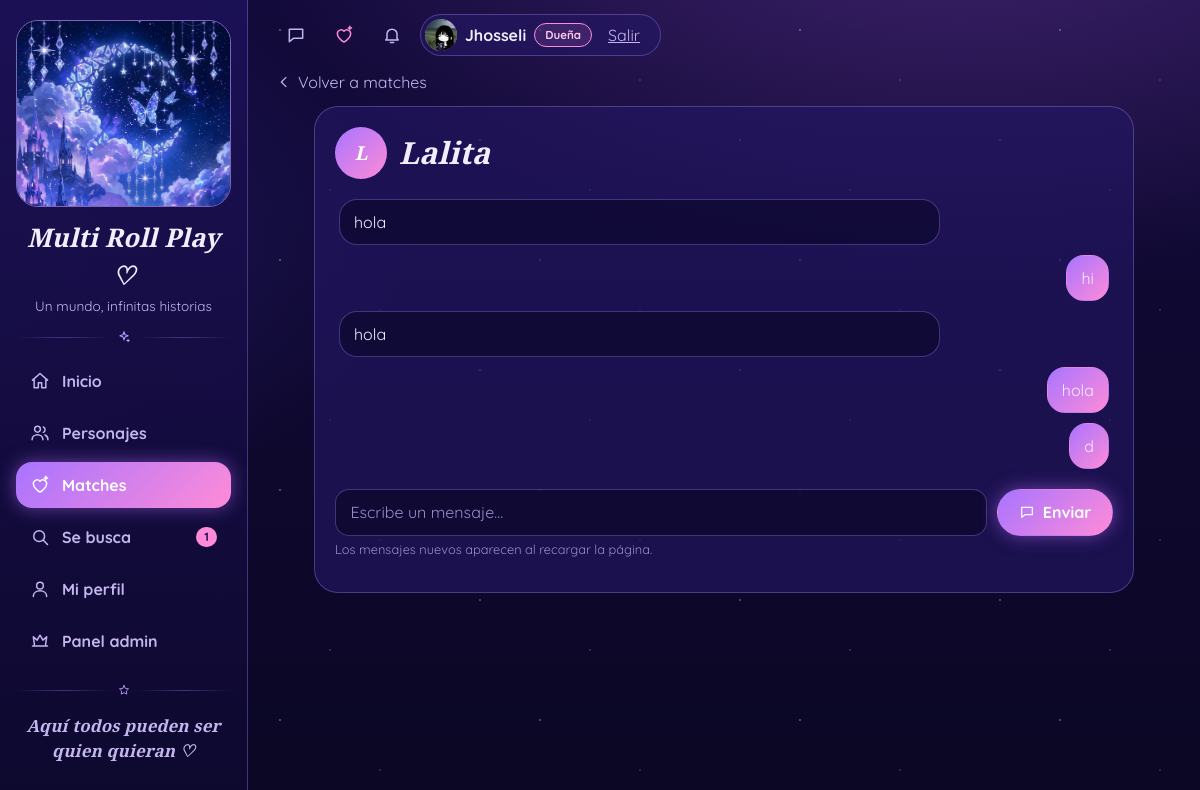
The page /chat/1 (signed in) on the database its author committed.
### app.py (models this page shows)
class Usuario(UserMixin, db.Model):
    id = db.Column(db.Integer, primary_key=True)
    username = db.Column(db.String(80), unique=True, nullable=False)
    password_hash = db.Column(db.String(200), nullable=False)
    role = db.Column(db.String(20), default='user')       # 'user', 'admin', 'owner' (dueña) o 'creator' (creadora)
    puntos = db.Column(db.Integer, default=0)
    is_approved = db.Column(db.Boolean, default=False)         # lo aprueba un admin
    foto_url = db.Column(db.String(300), nullable=True)        # foto de perfil
    bio = db.Column(db.String(300), nullable=True)             # presentación breve
    personajes = db.relationship('Personaje', backref='dueno', lazy=True, cascade='save-update, merge')
    solicitudes = db.relationship('Solicitud', backref='autor', lazy=True,
                                  cascade='all, delete-orphan')
    @property
    def es_dueno(self):          # nivel máximo: la dueña del grupo y la creadora tienen los mismos permisos
        return self.role in ('owner', 'creator')
    @property
    def es_admin(self):          # el nivel máximo también tiene poderes de admin
        return self.role in ('admin', 'owner', 'creator')
    @property
    def etiqueta_rol(self):
        return ('Creadora' if self.role == 'creator' else 'Dueña' if self.role == 'owner'
                else 'Admin' if self.es_admin else 'Rolero')

class Mensaje(db.Model):
    id = db.Column(db.Integer, primary_key=True)
    match_id = db.Column(db.Integer, db.ForeignKey('match.id'), nullable=False)
    remitente_id = db.Column(db.Integer, nullable=False)
    texto = db.Column(db.Text, nullable=False)
    creado = db.Column(db.DateTime, default=datetime.utcnow)

### app.py (the view)
@app.route('/chat/<int:match_id>', methods=['GET', 'POST'])
@login_required
def chat(match_id):
    m = match_del_usuario(match_id)
    otro = db.session.get(Usuario, m.user2_id if m.user1_id == current_user.id else m.user1_id)
    if request.method == 'POST':
        texto = (request.form.get('texto') or '').strip()
        if texto:
            db.session.add(Mensaje(match_id=m.id, remitente_id=current_user.id, texto=texto[:2000]))
            db.session.commit()
        return redirect(url_for('chat', match_id=m.id))
    ultimo = db.session.query(func.max(Mensaje.id)).filter(Mensaje.match_id == m.id).scalar() or 0
    marcar_leido(m, current_user.id, ultimo)
    db.session.commit()
    return render_template('chat.html', match=m, otro=otro)

### app.py (called while the page is built)
@login_manager.user_loader
def load_user(user_id):
    return db.session.get(Usuario, int(user_id))

def listar_pistas():
    carpeta = os.path.join(BASE_DIR, 'static', 'audio')
    try:
        nombres = sorted(f for f in os.listdir(carpeta) if f.lower().endswith(('.mp3', '.ogg', '.m4a', '.wav')))
    except OSError:
        nombres = []
    pistas = []
    for f in nombres:
        titulo = re.sub(r'^\d+[_\-\s]*', '', os.path.splitext(f)[0]).replace('_', ' ').strip()
        pistas.append({'archivo': url_for('static', filename='audio/' + f), 'titulo': titulo.capitalize() or f})
    return pistas

def avatar(usuario, clase=''):
    if usuario is not None and getattr(usuario, 'foto_url', None):
        return Markup('<img class="avatar %s" src="%s" alt="" loading="lazy">') % (clase, usuario.foto_url)
    inicial = (getattr(usuario, 'username', '?') or '?')[0].upper()
    return Markup('<span class="avatar %s">%s</span>') % (clase, inicial)

def csrf_token():
    if '_csrf' not in session:
        session['_csrf'] = secrets.token_hex(16)
    return session['_csrf']

@app.before_request
def proteger_csrf():
    if request.method == 'POST':
        enviado = request.form.get('_csrf') or request.headers.get('X-CSRF-Token', '')
        if not hmac.compare_digest(session.get('_csrf', '').encode(), enviado.encode()):
            abort(400)

def marcar_leido(m, yo, hasta):
    if m.user1_id == yo:
        m.leido1 = max(m.leido1 or 0, hasta)
    else:
        m.leido2 = max(m.leido2 or 0, hasta)

def match_del_usuario(match_id):
    m = db.get_or_404(Match, match_id)
    if current_user.id not in (m.user1_id, m.user2_id) or m.estado != 'match':
        abort(403)
    return m

### iconos.py (called while the page is built)
def ico(nombre, tam=20, clase=''):
    d = _P.get(nombre)
    if d is None:
        return Markup('')
    relleno = 'currentColor' if nombre in _RELLENOS else 'none'
    return Markup(
        f'<svg class="ico {clase}" width="{tam}" height="{tam}" viewBox="0 0 24 24" fill="{relleno}" '
        f'stroke="currentColor" stroke-width="1.8" stroke-linecap="round" stroke-linejoin="round" '
        f'aria-hidden="true" focusable="false"><path d="{d}"/></svg>')

### templates/chat.html (shortened to what this page needs)
{% extends "base.html" %}
{% block content %}
<a href="{{ url_for('matches') }}" class="suave volver">{{ ico('back', 16) }}Volver a matches</a>
<section class="panel" style="max-width:820px;margin:0 auto">
  <h1 class="titulo-seccion cursivo chat-titulo">{{ avatar(otro, 'avatar-md') }}<a href="{{ url_for('perfil_usuario', uid=otro.id) }}">{{ otro.username }}</a></h1>
  <div id="chat-caja" class="chat-caja">
    {% for msg in match.mensajes|sort(attribute='id') %}
      <div class="burbuja {{ 'mia' if msg.remitente_id == current_user.id }}">{{ msg.texto }}</div>
    {% else %}
      <div class="vacio">Rompe el hielo: cuéntale qué trama te gustaría rolear.</div>
    {% endfor %}
  </div>
  <form method="post" style="display:flex;gap:10px;margin-top:14px">
    <input class="campo" name="texto" maxlength="2000" required autocomplete="off" placeholder="Escribe un mensaje…" aria-label="Mensaje">
    <button class="btn btn-neon">{{ ico('message', 16) }}Enviar</button>
  </form>
  <p class="ayuda">Los mensajes nuevos aparecen al recargar la página.</p>
</section>
{% endblock %}

### templates/base.html (shortened to what this page needs)
<!DOCTYPE html>
<html lang="es">
<head>
  <link rel="stylesheet" href="{{ url_for('static', filename='css/style.css') }}">
</head>
<body data-csrf="{{ csrf_token() }}">
{% set ep = request.endpoint %}
<div class="app">
  <aside id="menu" class="sidebar">
    <a href="{{ url_for('home') }}" class="logo-marco" aria-label="Inicio">
      <img src="{{ url_for('static', filename='img/logo.jpg') }}" alt="">
    </a>
    <div class="text-center mt-3">
      <div class="cursivo marca-nombre">{{ NOMBRE_SITIO }} ♡</div>
      <div class="suave" style="font-size:.85rem">{{ LEMA_SITIO }}</div>
    </div>
    <div class="divisor">{{ ico('sparkle', 14) }}</div>
    <nav>
      <a class="nav-link {{ 'activo' if ep == 'home' }}" href="{{ url_for('home') }}">{{ ico('home') }}Inicio</a>
      {% if current_user.is_authenticated %}
      <a class="nav-link {{ 'activo' if ep in ('personajes', 'personaje') }}" href="{{ url_for('personajes') }}">{{ ico('users') }}Personajes</a>
      <a class="nav-link {{ 'activo' if ep in ('descubrir', 'matches', 'conexiones', 'chat') }}" href="{{ url_for('matches') if matches_nuevos else url_for('descubrir') }}">{{ ico('heart-spark') }}Matches
        {% if matches_nuevos %}<span class="contador">{{ matches_nuevos }}</span>{% endif %}</a>
      <a class="nav-link {{ 'activo' if ep == 'solicitados' }}" href="{{ url_for('solicitados') }}">{{ ico('search') }}Se busca
        {% if busquedas_abiertas %}<span class="contador">{{ busquedas_abiertas }}</span>{% endif %}</a>
      <a class="nav-link {{ 'activo' if ep in ('profile', 'perfil_usuario', 'personaje_nuevo', 'personaje_editar') }}" href="{{ url_for('profile') }}">{{ ico('user') }}Mi perfil</a>
      {% if current_user.es_admin %}
      <a class="nav-link {{ 'activo' if ep == 'admin' }}" href="{{ url_for('admin') }}">{{ ico('crown') }}Panel admin</a>
      {% endif %}
      {% else %}
      <a class="nav-link {{ 'activo' if ep == 'login' }}" href="{{ url_for('login') }}">{{ ico('user') }}Entrar</a>
      <a class="nav-link {{ 'activo' if ep == 'register' }}" href="{{ url_for('register') }}">{{ ico('sparkle') }}Registrarse</a>
      {% endif %}
    </nav>
    <div style="margin-top:auto">
      <div class="divisor">{{ ico('star', 12) }}</div>
      <p class="suave text-center cursivo" style="font-size:1.05rem">Aquí todos pueden ser quien quieran ♡</p>
    </div>
  </aside>
  <div class="contenido">
    <header class="topbar">
      {% set pistas = listar_pistas() %}
      {% if current_user.is_authenticated %}
        <button type="button" class="icono-btn" id="chat-btn" aria-label="Mensajes{% if chat_sin_leer %} ({{ chat_sin_leer }} sin leer){% endif %}" title="Mensajes" aria-controls="chat-dock" aria-expanded="false">
          {{ ico('message', 20) }}<span class="contador contador-btn" id="chat-contador" {% if not chat_sin_leer %}hidden{% endif %}>{{ chat_sin_leer }}</span></button>
        <a href="{{ url_for('matches') }}" class="icono-btn corazon" aria-label="Matches{% if matches_nuevos %} ({{ matches_nuevos }} nuevos){% endif %}" title="Matches">
          {{ ico('heart-spark', 20) }}{% if matches_nuevos %}<span class="punto"></span>{% endif %}</a>
        <a href="{{ url_for('conexiones') }}" class="icono-btn" aria-label="Solicitudes{% if solicitudes_pendientes %} ({{ solicitudes_pendientes }} nuevas){% endif %}" title="Solicitudes">
          {{ ico('bell', 20) }}{% if solicitudes_pendientes %}<span class="punto"></span>{% endif %}</a>
        <div class="pastilla-usuario">
          <a href="{{ url_for('profile') }}" class="pastilla-perfil" aria-label="Mi perfil">
            {{ avatar(current_user, 'avatar-sm') }}
            <span class="pastilla-nombre">{{ current_user.username }}</span>
            {% if current_user.es_admin %}<span class="insignia {{ 'insignia-dueno' if current_user.es_dueno else 'insignia-admin' }}">{{ current_user.etiqueta_rol }}</span>{% endif %}
          </a>
          <form method="post" action="{{ url_for('logout') }}" style="display:inline">
            <button class="enlace-salir">Salir</button>
          </form>
        </div>
      {% endif %}
    </header>
    <main>
      {% block content %}{% endblock %}
    </main>
  </div>
</div>
</body>
</html>

### rows shown on the page
Usuario: foto_url (picture), username "Jhosseli", etiqueta_rol "Dueña"
Usuario: foto_url+username "L", username "Lalita"
Mensaje: texto "hola"
Mensaje: texto "hi"
Mensaje: texto "hola"
Mensaje: texto "hola"
Mensaje: texto "d"

### other values the page prints
{{ NOMBRE_SITIO }} "Multi Roll Play"
{{ LEMA_SITIO }} "Un mundo, infinitas historias"
{{ busquedas_abiertas }} "1"
